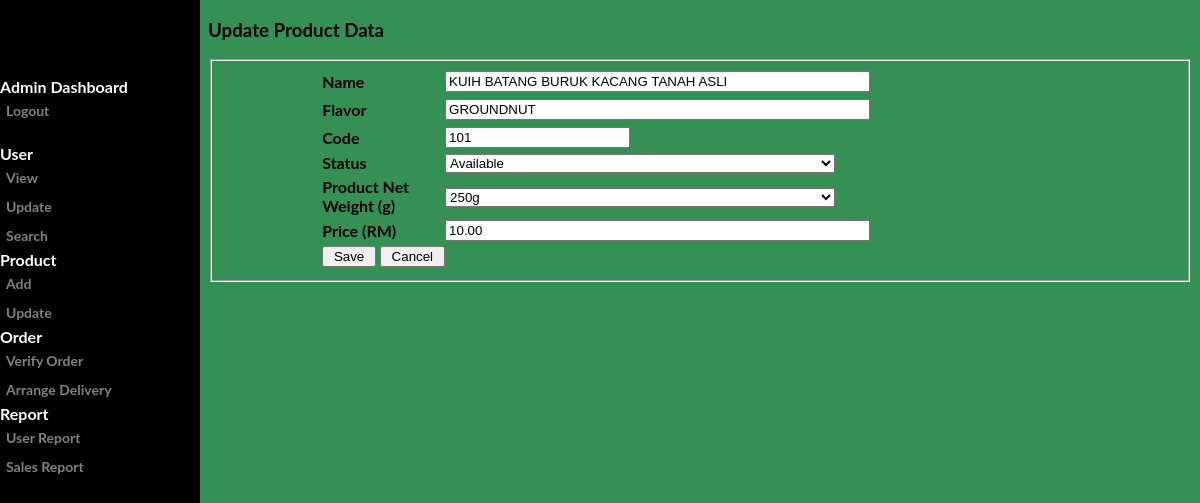
The app's page /admin/update_product.php?id=101 (signed in) with its own data.
### tables this page shows
CREATE TABLE `PRODUCT` (
  `PRO_CODE` int(10) NOT NULL,
  `PRO_NAME` varchar(40) NOT NULL,
  `PRO_PRICE` double(10,2) NOT NULL,
  `PRO_FLAVOR` varchar(30) NOT NULL,
  `PRO_NET_WEIGHT` decimal(10,2) NOT NULL,
  `PRO_STATUS` int(1) NOT NULL DEFAULT 1
);

### admin/update_product.php (the view, shortened to what this page needs)
<?php
include('../include/dbconn.php');
$id = $_GET['id'];
?>
<!DOCTYPE html>
<html>
<head>
</head>
<body>
<div class="sidenav">
<b>
<br><br>
  <br>
  <b> Admin Dashboard</b>
  <a href="../login/logout.php">Logout</a>
  <br>
  <b>User</b>
  <a href="view_user.php">View</a>
  <a href="update_view_user.php">Update</a>
  <a href="search_user.php">Search</a>
  <b>Product</b>
  <a href="add_product.php">Add</a>
  <a href="update_view_product.php">Update</a>
  <b>Order</b>
  <a href="add_order.php">Verify Order</a>
  <a href="delivery.php">Arrange Delivery</a>
  <b>Report</b>
  <a href="user_report.php">User Report</a>
  <a href="sales_report.php">Sales Report</a>
</div>
<div class="container">
<h3>Update Product Data</h3>
<?php
	$query = "SELECT * FROM product WHERE pro_code='$id'";
	$result = mysqli_query($dbconn, $query) or die ("Error: " . mysqli_error($dbconn));
	$row = mysqli_fetch_array($result);
?>
<fieldset>
<form name="edit_user" method="post" action="db_update_product.php" enctype="multipart/form-data">
    <table width="80%" border="0" align="center">
    <tr>
        <td width="16%">Name</td>
        <td width="84%"><input type="text" name="pro_name" size="50" value="<?php echo ucwords (strtoupper($row['PRO_NAME'])); ?>" /></td>
      </tr>
	  <tr>
      <tr>
        <td width="16%">Flavor</td>
        <td width="84%"><input type="text" name="pro_flavor" size="50" value="<?php echo ucwords (strtoupper($row['PRO_FLAVOR'])); ?>" /></td>
      </tr>
	  <tr>
    <tr>
        <td width="16%">Code</td>
        <td width="84%"><input type="number" name="pro_code" size="50" value="<?php echo ucwords (strtoupper($row['PRO_CODE'])); ?>" /></td>
      </tr>
	  <tr>
        <td width="16%">Status</td>
        <td>
			<select name="pro_status">
			<?php
					if ($row['PRO_STATUS']=='1') {
						echo "<option value='1' selected> Available </option>";
						}
					else if ($row['PRO_STATUS']=='0'){
						echo "<option value='1'> Available </option>";
						echo "<option value='0' selected> Not Available </option>";
					}
			?>
			</select>
		</td>
      </tr>
      <tr>
        <td width="16%">Product Net Weight (g)</td>
        <td>
			<select name="pro_net_weight">
      <option value='250'> 250g </option>
			</select>
		</td>
      </tr>
      <tr>
        <td width="16%">Price (RM)</td>
        <td><input type="text" name="pro_price" size="50" value="<?php echo $row['PRO_PRICE']; ?>" /></td>
      </tr>
      <tr>
        <td colspan="2"><input type="submit" name="submit" value=" Save " />
        <input type="button" name="cancel" value=" Cancel " onclick="location.href='update_view_product.php'" /></td>
      </tr>
    </table>
</form>
</fieldset>
</div>
</body>
</html>

### admin/update_product.php (style rules this page uses)
body { font-family: "Lato", sans-serif; color: #ffffff; background-image:url(''); background-repeat: no-repeat; background-attachment: fixed; background-size: cover; background-color: #359055; }
select { width: 390px; }
div { max-width: 1100px; height: 100px; }
.sidenav { height: 100%; width: 200px; position: fixed; z-index: 1; top: 0; left: 0; background-color: #000000; overflow-x: hidden; padding-top: 20px; }
.sidenav a { padding: 6px 6px 6px 6px; text-decoration: none; font-size: 14px; color: #818181; display: block; }
.container { font-family: "Lato", sans-serif; color: #000000; margin-left: 200px; }

### records on screen
product: pro_name "KUIH BATANG BURUK KACANG TANAH ASLI", pro_flavor "GROUNDNUT", pro_code "101", pro_status "Available", pro_price "10.00"
